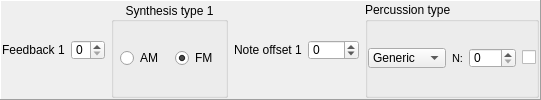
              <widget class="QFrame" name="frame_2">
               <property name="sizePolicy">
                <sizepolicy hsizetype="Preferred" vsizetype="Maximum">
                 <horstretch>0</horstretch>
                 <verstretch>0</verstretch>
                </sizepolicy>
               </property>
               <property name="frameShape">
                <enum>QFrame::Panel</enum>
               </property>
               <property name="frameShadow">
                <enum>QFrame::Raised</enum>
               </property>
               <layout class="QHBoxLayout" name="horizontalLayout_14">
                <property name="leftMargin">
                 <number>1</number>
                </property>
                <property name="topMargin">
                 <number>1</number>
                </property>
                <property name="rightMargin">
                 <number>1</number>
                </property>
                <property name="bottomMargin">
                 <number>1</number>
                </property>
                <item>
                 <widget class="QFrame" name="feedback1_zone">
                  <property name="sizePolicy">
                   <sizepolicy hsizetype="Maximum" vsizetype="Preferred">
                    <horstretch>0</horstretch>
                    <verstretch>0</verstretch>
                   </sizepolicy>
                  </property>
                  <layout class="QHBoxLayout" name="horizontalLayout_11">
                   <property name="leftMargin">
                    <number>0</number>
                   </property>
                   <property name="topMargin">
                    <number>0</number>
                   </property>
                   <property name="rightMargin">
                    <number>0</number>
                   </property>
                   <property name="bottomMargin">
                    <number>0</number>
                   </property>
                   <item>
                    <widget class="QLabel" name="label_25">
                     <property name="toolTip">
                      <string>&lt;html&gt;&lt;head/&gt;&lt;body&gt;&lt;p&gt;&lt;span style=&quot; font-weight:600;&quot;&gt;FeedBack Modulation Factor&lt;/span&gt;&lt;/p&gt;&lt;p&gt;If 0, no feedback is present. If 1-7, operator 1 will send a portion of its output back into itself.&lt;/p&gt;&lt;table border=&quot;1&quot; style=&quot; margin-top:0px; margin-bottom:0px; margin-left:0px; margin-right:0px;&quot; cellspacing=&quot;0&quot; cellpadding=&quot;0&quot;&gt;&lt;tr&gt;&lt;td&gt;&lt;p align=&quot;center&quot;&gt;&lt;span style=&quot; font-weight:600;&quot;&gt;FeedBack&lt;/span&gt;&lt;/p&gt;&lt;/td&gt;&lt;td&gt;&lt;p align=&quot;center&quot;&gt;&lt;span style=&quot; font-weight:600;&quot;&gt;Factor&lt;/span&gt;&lt;/p&gt;&lt;/td&gt;&lt;/tr&gt;&lt;tr&gt;&lt;td&gt;&lt;p align=&quot;center&quot;&gt;0&lt;/p&gt;&lt;/td&gt;&lt;td&gt;&lt;p align=&quot;center&quot;&gt;0&lt;/p&gt;&lt;/td&gt;&lt;/tr&gt;&lt;tr&gt;&lt;td&gt;&lt;p align=&quot;center&quot;&gt;1&lt;/p&gt;&lt;/td&gt;&lt;td&gt;&lt;p align=&quot;center&quot;&gt;n/16&lt;/p&gt;&lt;/td&gt;&lt;/tr&gt;&lt;tr&gt;&lt;td&gt;&lt;p align=&quot;center&quot;&gt;2&lt;/p&gt;&lt;/td&gt;&lt;td&gt;&lt;p align=&quot;center&quot;&gt;n/8&lt;/p&gt;&lt;/td&gt;&lt;/tr&gt;&lt;tr&gt;&lt;td&gt;&lt;p align=&quot;center&quot;&gt;3&lt;/p&gt;&lt;/td&gt;&lt;td&gt;&lt;p align=&quot;center&quot;&gt;n/4&lt;/p&gt;&lt;/td&gt;&lt;/tr&gt;&lt;tr&gt;&lt;td&gt;&lt;p align=&quot;center&quot;&gt;4&lt;/p&gt;&lt;/td&gt;&lt;td&gt;&lt;p align=&quot;center&quot;&gt;n/2&lt;/p&gt;&lt;/td&gt;&lt;/tr&gt;&lt;tr&gt;&lt;td&gt;&lt;p align=&quot;center&quot;&gt;5&lt;/p&gt;&lt;/td&gt;&lt;td&gt;&lt;p align=&quot;center&quot;&gt;n&lt;/p&gt;&lt;/td&gt;&lt;/tr&gt;&lt;tr&gt;&lt;td&gt;&lt;p align=&quot;center&quot;&gt;6&lt;/p&gt;&lt;/td&gt;&lt;td&gt;&lt;p align=&quot;center&quot;&gt;2.n&lt;/p&gt;&lt;/td&gt;&lt;/tr&gt;&lt;tr&gt;&lt;td&gt;&lt;p align=&quot;center&quot;&gt;7&lt;/p&gt;&lt;/td&gt;&lt;td&gt;&lt;p align=&quot;center&quot;&gt;4.n&lt;/p&gt;&lt;/td&gt;&lt;/tr&gt;&lt;/table&gt;&lt;p&gt;When in four-operator mode, the FeedBack value is used only by Operator 1, value of Operators 2, 3 and 4 is ignored.&lt;/p&gt;&lt;/body&gt;&lt;/html&gt;</string>
                     </property>
                     <property name="text">
                      <string>Feedback 1</string>
                     </property>
                    </widget>
                   </item>
                   <item>
                    <widget class="QSpinBox" name="feedback1">
                     <property name="maximumSize">
                      <size>
                       <width>60</width>
                       <height>20</height>
                      </size>
                     </property>
                     <property name="toolTip">
                      <string>&lt;html&gt;&lt;head/&gt;&lt;body&gt;&lt;p&gt;&lt;span style=&quot; font-weight:600;&quot;&gt;FeedBack Modulation Factor&lt;/span&gt;&lt;/p&gt;&lt;p&gt;If 0, no feedback is present. If 1-7, operator 1 will send a portion of its output back into itself.&lt;/p&gt;&lt;table border=&quot;1&quot; style=&quot; margin-top:0px; margin-bottom:0px; margin-left:0px; margin-right:0px;&quot; cellspacing=&quot;0&quot; cellpadding=&quot;0&quot;&gt;&lt;tr&gt;&lt;td&gt;&lt;p align=&quot;center&quot;&gt;&lt;span style=&quot; font-weight:600;&quot;&gt;FeedBack&lt;/span&gt;&lt;/p&gt;&lt;/td&gt;&lt;td&gt;&lt;p align=&quot;center&quot;&gt;&lt;span style=&quot; font-weight:600;&quot;&gt;Factor&lt;/span&gt;&lt;/p&gt;&lt;/td&gt;&lt;/tr&gt;&lt;tr&gt;&lt;td&gt;&lt;p align=&quot;center&quot;&gt;0&lt;/p&gt;&lt;/td&gt;&lt;td&gt;&lt;p align=&quot;center&quot;&gt;0&lt;/p&gt;&lt;/td&gt;&lt;/tr&gt;&lt;tr&gt;&lt;td&gt;&lt;p align=&quot;center&quot;&gt;1&lt;/p&gt;&lt;/td&gt;&lt;td&gt;&lt;p align=&quot;center&quot;&gt;n/16&lt;/p&gt;&lt;/td&gt;&lt;/tr&gt;&lt;tr&gt;&lt;td&gt;&lt;p align=&quot;center&quot;&gt;2&lt;/p&gt;&lt;/td&gt;&lt;td&gt;&lt;p align=&quot;center&quot;&gt;n/8&lt;/p&gt;&lt;/td&gt;&lt;/tr&gt;&lt;tr&gt;&lt;td&gt;&lt;p align=&quot;center&quot;&gt;3&lt;/p&gt;&lt;/td&gt;&lt;td&gt;&lt;p align=&quot;center&quot;&gt;n/4&lt;/p&gt;&lt;/td&gt;&lt;/tr&gt;&lt;tr&gt;&lt;td&gt;&lt;p align=&quot;center&quot;&gt;4&lt;/p&gt;&lt;/td&gt;&lt;td&gt;&lt;p align=&quot;center&quot;&gt;n/2&lt;/p&gt;&lt;/td&gt;&lt;/tr&gt;&lt;tr&gt;&lt;td&gt;&lt;p align=&quot;center&quot;&gt;5&lt;/p&gt;&lt;/td&gt;&lt;td&gt;&lt;p align=&quot;center&quot;&gt;n&lt;/p&gt;&lt;/td&gt;&lt;/tr&gt;&lt;tr&gt;&lt;td&gt;&lt;p align=&quot;center&quot;&gt;6&lt;/p&gt;&lt;/td&gt;&lt;td&gt;&lt;p align=&quot;center&quot;&gt;2.n&lt;/p&gt;&lt;/td&gt;&lt;/tr&gt;&lt;tr&gt;&lt;td&gt;&lt;p align=&quot;center&quot;&gt;7&lt;/p&gt;&lt;/td&gt;&lt;td&gt;&lt;p align=&quot;center&quot;&gt;4.n&lt;/p&gt;&lt;/td&gt;&lt;/tr&gt;&lt;/table&gt;&lt;p&gt;When in four-operator mode, the FeedBack value is used only by Operator 1, value of Operators 2, 3 and 4 is ignored.&lt;/p&gt;&lt;/body&gt;&lt;/html&gt;</string>
                     </property>
                     <property name="maximum">
                      <number>7</number>
                     </property>
                    </widget>
                   </item>
                  </layout>
                 </widget>
                </item>
                <item>
                 <widget class="QGroupBox" name="connect1">
                  <property name="sizePolicy">
                   <sizepolicy hsizetype="Maximum" vsizetype="Preferred">
                    <horstretch>0</horstretch>
                    <verstretch>0</verstretch>
                   </sizepolicy>
                  </property>
                  <property name="toolTip">
                   <string>&lt;html&gt;&lt;head/&gt;&lt;body&gt;&lt;p&gt;&lt;span style=&quot; font-weight:600;&quot;&gt;Synthesis Type.&lt;/span&gt;&lt;/p&gt;&lt;p&gt;AM (1) = Additive synthesis, FM (0) = Frequency Modulation&lt;br/&gt;In four-operator mode, there are two bits controlling the synthesis type. Both are the bit 0 of register C0, one of Operators 1 and 2 and the second of Operators 3 and 4. &lt;/p&gt;
&lt;table border=&quot;1&quot; style=&quot; margin-top:0px; margin-bottom:0px; margin-left:0px; margin-right:0px;&quot; cellspacing=&quot;0&quot; cellpadding=&quot;0&quot;&gt;
&lt;tr&gt;&lt;th&gt;Op 1&amp;amp;2&lt;/th&gt;&lt;th&gt;Op 3&amp;amp;4 &lt;/th&gt;&lt;th&gt;Type&lt;/th&gt;&lt;/tr&gt;
&lt;tr&gt;&lt;td&gt;0&lt;/td&gt;&lt;td&gt;NONE&lt;/td&gt;&lt;td&gt;FM&lt;/td&gt;&lt;/tr&gt;
&lt;tr&gt;&lt;td&gt;1&lt;/td&gt;&lt;td&gt;NONE&lt;/td&gt;&lt;td&gt;AM&lt;/td&gt;&lt;/tr&gt;
&lt;tr&gt;&lt;td&gt;0&lt;/td&gt;&lt;td&gt;0&lt;/td&gt;&lt;td&gt;FM-FM&lt;/td&gt;&lt;/tr&gt;
&lt;tr&gt;&lt;td&gt;1&lt;/td&gt;&lt;td&gt;0&lt;/td&gt;&lt;td&gt;AM-FM&lt;/td&gt;&lt;/tr&gt;
&lt;tr&gt;&lt;td&gt;0&lt;/td&gt;&lt;td&gt;1&lt;/td&gt;&lt;td&gt;FM-AM&lt;/td&gt;&lt;/tr&gt;
&lt;tr&gt;&lt;td&gt;1&lt;/td&gt;&lt;td&gt;1&lt;/td&gt;&lt;td&gt;AM-AM&lt;/td&gt;&lt;/tr&gt;
&lt;/table&gt;
&lt;/body&gt;&lt;/html&gt;</string>
                  </property>
                  <property name="title">
                   <string>Synthesis type 1</string>
                  </property>
                  <property name="alignment">
                   <set>Qt::AlignCenter</set>
                  </property>
                  <layout class="QHBoxLayout" name="horizontalLayout_13">
                   <property name="leftMargin">
                    <number>0</number>
                   </property>
                   <property name="topMargin">
                    <number>0</number>
                   </property>
                   <property name="rightMargin">
                    <number>0</number>
                   </property>
                   <property name="bottomMargin">
                    <number>0</number>
                   </property>
                   <item>
                    <widget class="QRadioButton" name="am1">
                     <property name="sizePolicy">
                      <sizepolicy hsizetype="Maximum" vsizetype="Fixed">
                       <horstretch>0</horstretch>
                       <verstretch>0</verstretch>
                      </sizepolicy>
                     </property>
                     <property name="maximumSize">
                      <size>
                       <width>16777215</width>
                       <height>20</height>
                      </size>
                     </property>
                     <property name="text">
                      <string>AM</string>
                     </property>
                    </widget>
                   </item>
                   <item>
                    <widget class="QRadioButton" name="fm1">
                     <property name="sizePolicy">
                      <sizepolicy hsizetype="Maximum" vsizetype="Fixed">
                       <horstretch>0</horstretch>
                       <verstretch>0</verstretch>
                      </sizepolicy>
                     </property>
                     <property name="maximumSize">
                      <size>
                       <width>16777215</width>
                       <height>20</height>
                      </size>
                     </property>
                     <property name="text">
                      <string>FM</string>
                     </property>
                     <property name="checked">
                      <bool>true</bool>
                     </property>
                    </widget>
                   </item>
                  </layout>
                 </widget>
                </item>
                <item>
                 <widget class="QFrame" name="noteoffset1_zone">
                  <property name="sizePolicy">
                   <sizepolicy hsizetype="Maximum" vsizetype="Preferred">
                    <horstretch>0</horstretch>
                    <verstretch>0</verstretch>
                   </sizepolicy>
                  </property>
                  <layout class="QHBoxLayout" name="horizontalLayout_12">
                   <property name="leftMargin">
                    <number>0</number>
                   </property>
                   <property name="topMargin">
                    <number>0</number>
                   </property>
                   <property name="rightMargin">
                    <number>0</number>
                   </property>
                   <property name="bottomMargin">
                    <number>0</number>
                   </property>
                   <item>
                    <widget class="QLabel" name="label_37">
                     <property name="toolTip">
                      <string>&lt;html&gt;&lt;head/&gt;&lt;body&gt;&lt;p&gt;Offset to one semi-tone (octave is 12 semi-tones)&lt;br/&gt;(0 is don't offset note. Value range from -127 to 127).&lt;/p&gt;&lt;p&gt;&lt;span style=&quot; text-decoration: underline;&quot;&gt;In pair of 2-operator voices mode is an offset of the first voice&lt;/span&gt;&lt;/p&gt;&lt;/body&gt;&lt;/html&gt;</string>
                     </property>
                     <property name="text">
                      <string>Note offset 1</string>
                     </property>
                    </widget>
                   </item>
                   <item>
                    <widget class="QSpinBox" name="noteOffset1">
                     <property name="maximumSize">
                      <size>
                       <width>60</width>
                       <height>20</height>
                      </size>
                     </property>
                     <property name="toolTip">
                      <string>&lt;html&gt;&lt;head/&gt;&lt;body&gt;&lt;p&gt;Offset to one semi-tone (octave is 12 semi-tones)&lt;br/&gt;(0 is don't offset note. Value range from -127 to 127).&lt;/p&gt;&lt;p&gt;&lt;span style=&quot; text-decoration: underline;&quot;&gt;In pair of 2-operator voices mode is an offset of the first voice&lt;/span&gt;&lt;/p&gt;&lt;/body&gt;&lt;/html&gt;</string>
                     </property>
                     <property name="minimum">
                      <number>-127</number>
                     </property>
                     <property name="maximum">
                      <number>127</number>
                     </property>
                    </widget>
                   </item>
                  </layout>
                 </widget>
                </item>
                <item>
                 <widget class="QGroupBox" name="groupBox">
                  <property name="title">
                   <string>Percussion type</string>
                  </property>
                  <layout class="QGridLayout" name="gridLayout_6">
                   <property name="leftMargin">
                    <number>0</number>
                   </property>
                   <property name="topMargin">
                    <number>0</number>
                   </property>
                   <property name="rightMargin">
                    <number>0</number>
                   </property>
                   <property name="bottomMargin">
                    <number>0</number>
                   </property>
                   <item row="0" column="1">
                    <widget class="QLabel" name="label_27">
                     <property name="font">
                      <font>
                       <pointsize>8</pointsize>
                      </font>
                     </property>
                     <property name="toolTip">
                      <string>&lt;html&gt;&lt;head/&gt;&lt;body&gt;&lt;p&gt;&lt;span style=&quot; font-weight:600;&quot;&gt;Fixed pitch note number&lt;/span&gt;&lt;/p&gt;&lt;p&gt;Instrument always plays the same note.&lt;/p&gt;&lt;p&gt;Recommended usage for the percussion instruments. If value is 0 - fixed pitch mode is disabled.&lt;/p&gt;&lt;/body&gt;&lt;/html&gt;</string>
                     </property>
                     <property name="text">
                      <string>N:</string>
                     </property>
                     <property name="alignment">
                      <set>Qt::AlignRight|Qt::AlignTrailing|Qt::AlignVCenter</set>
                     </property>
                    </widget>
                   </item>
                   <item row="0" column="0">
                    <widget class="QComboBox" name="percMode">
                     <property name="maximumSize">
                      <size>
                       <width>16777215</width>
                       <height>20</height>
                      </size>
                     </property>
                     <property name="toolTip">
                      <string>&lt;html&gt;&lt;head/&gt;&lt;body&gt;&lt;p&gt;&lt;span style=&quot; font-weight:600; text-decoration: underline;&quot;&gt;Drum instrument mode&lt;/span&gt;&lt;/p&gt;&lt;p&gt;&lt;span style=&quot; font-weight:600;&quot;&gt;Generic (a.k.a. Melodic) mode&lt;/span&gt;&lt;/p&gt;&lt;p&gt;Is a mode where are percussions are playing in the regular melodic channels without any limits. &lt;span style=&quot; text-decoration: underline;&quot;&gt;Is highly recommended to use&lt;/span&gt;.&lt;/p&gt;&lt;p&gt;&lt;span style=&quot; font-weight:600;&quot;&gt;Bass-Drum/Snare/TomTom/Cymbal/Hi-hat&lt;/span&gt;&lt;br/&gt;Enables legacy percussion mode where are five restricted channels. This mode is restricts a playing more than one sound of every type. For example, in this mode is impossible playing multiple snares or multiple bass-drums. &lt;span style=&quot; text-decoration: underline;&quot;&gt;This mode is available only on some special bank formats (for example, IBK, SBI). Other bank formats are supports a generic mode only&lt;/span&gt;!&lt;/p&gt;&lt;/body&gt;&lt;/html&gt;</string>
                     </property>
                     <item>
                      <property name="text">
                       <string>Generic</string>
                      </property>
                     </item>
                     <item>
                      <property name="text">
                       <string>Bass</string>
                      </property>
                     </item>
                     <item>
                      <property name="text">
                       <string>Snare</string>
                      </property>
                     </item>
                     <item>
                      <property name="text">
                       <string>Tom-tom</string>
                      </property>
                     </item>
                     <item>
                      <property name="text">
                       <string>Cymbal</string>
                      </property>
                     </item>
                     <item>
                      <property name="text">
                       <string>Hi-Hat</string>
                      </property>
                     </item>
                    </widget>
                   </item>
                   <item row="0" column="2">
                    <widget class="QSpinBox" name="perc_noteNum">
                     <property name="maximumSize">
                      <size>
                       <width>60</width>
                       <height>20</height>
                      </size>
                     </property>
                     <property name="toolTip">
                      <string>&lt;html&gt;&lt;head/&gt;&lt;body&gt;&lt;p&gt;&lt;span style=&quot; font-weight:600;&quot;&gt;Fixed pitch note number&lt;/span&gt;&lt;/p&gt;&lt;p&gt;Instrument always plays the same note.&lt;/p&gt;&lt;p&gt;Recommended usage for the percussion instruments. If value is 0 - fixed pitch mode is disabled.&lt;/p&gt;&lt;/body&gt;&lt;/html&gt;</string>
                     </property>
                     <property name="maximum">
                      <number>127</number>
                     </property>
                    </widget>
                   </item>
                   <item row="0" column="3">
                    <widget class="QCheckBox" name="fixedNote">
                     <property name="toolTip">
                      <string>Fixed note tone</string>
                     </property>
                     <property name="text">
                      <string notr="true"/>
                     </property>
                    </widget>
                   </item>
                  </layout>
                 </widget>
                </item>
               </layout>
              </widget>
